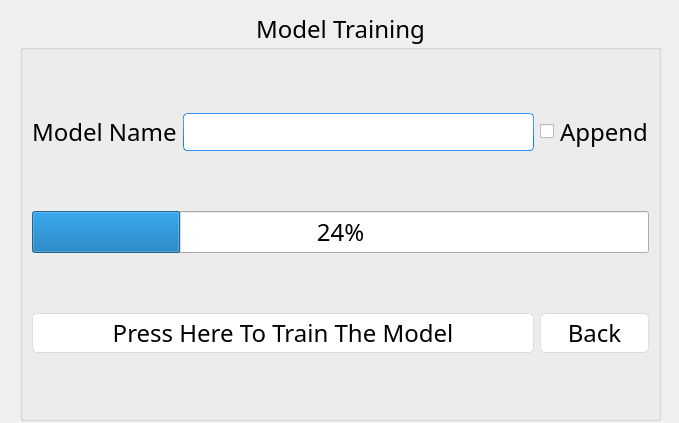
<?xml version="1.0" encoding="UTF-8"?>
<ui version="4.0">
 <class>ModelTraining</class>
 <widget class="QWidget" name="ModelTraining">
  <property name="geometry">
   <rect>
    <x>0</x>
    <y>0</y>
    <width>679</width>
    <height>423</height>
   </rect>
  </property>
  <property name="font">
   <font>
    <family>Bahnschrift Light</family>
    <pointsize>18</pointsize>
    <weight>3</weight>
    <italic>false</italic>
    <bold>false</bold>
   </font>
  </property>
  <property name="windowTitle">
   <string>Form</string>
  </property>
  <property name="styleSheet">
   <string notr="true">font: 25 18pt &quot;Bahnschrift Light&quot;;
</string>
  </property>
  <widget class="QGroupBox" name="groupBox">
   <property name="geometry">
    <rect>
     <x>20</x>
     <y>10</y>
     <width>641</width>
     <height>411</height>
    </rect>
   </property>
   <property name="title">
    <string>Model Training</string>
   </property>
   <property name="alignment">
    <set>Qt::AlignCenter</set>
   </property>
   <property name="flat">
    <bool>true</bool>
   </property>
   <layout class="QGridLayout" name="gridLayout">
    <item row="5" column="2">
     <widget class="QPushButton" name="back_btn">
      <property name="styleSheet">
       <string notr="true">QPushButton{
	font: 25 18pt &quot;Bahnschrift Light&quot;;
	border-style: solid;
	border-top-color: qlineargradient(spread:pad, x1:0.5, y1:1, x2:0.5, y2:0, stop:0 rgb(215, 215, 215), stop:1 rgb(222, 222, 222));
	border-right-color: qlineargradient(spread:pad, x1:0, y1:0.5, x2:1, y2:0.5, stop:0 rgb(217, 217, 217), stop:1 rgb(227, 227, 227));
	border-left-color: qlineargradient(spread:pad, x1:0, y1:0.5, x2:1, y2:0.5, stop:0 rgb(227, 227, 227), stop:1 rgb(217, 217, 217));
	border-bottom-color: qlineargradient(spread:pad, x1:0.5, y1:1, x2:0.5, y2:0, stop:0 rgb(215, 215, 215), stop:1 rgb(222, 222, 222));
	border-width: 1px;
	border-radius: 5px;
	color: rgb(0,0,0);
	padding: 2px;
	background-color: rgb(255,255,255);
}
QPushButton:hover{
	border-style: solid;
	border-top-color: qlineargradient(spread:pad, x1:0.5, y1:1, x2:0.5, y2:0, stop:0 rgb(195, 195, 195), stop:1 rgb(222, 222, 222));
	border-right-color: qlineargradient(spread:pad, x1:0, y1:0.5, x2:1, y2:0.5, stop:0 rgb(197, 197, 197), stop:1 rgb(227, 227, 227));
	border-left-color: qlineargradient(spread:pad, x1:0, y1:0.5, x2:1, y2:0.5, stop:0 rgb(227, 227, 227), stop:1 rgb(197, 197, 197));
	border-bottom-color: qlineargradient(spread:pad, x1:0.5, y1:1, x2:0.5, y2:0, stop:0 rgb(195, 195, 195), stop:1 rgb(222, 222, 222));
	border-width: 1px;
	border-radius: 5px;
	color: rgb(0,0,0);
	padding: 2px;
	background-color: rgb(255,255,255);
}
QPushButton:pressed{
	border-style: solid;
	border-top-color: qlineargradient(spread:pad, x1:0.5, y1:1, x2:0.5, y2:0, stop:0 rgb(215, 215, 215), stop:1 rgb(222, 222, 222));
	border-right-color: qlineargradient(spread:pad, x1:0, y1:0.5, x2:1, y2:0.5, stop:0 rgb(217, 217, 217), stop:1 rgb(227, 227, 227));
	border-left-color: qlineargradient(spread:pad, x1:0, y1:0.5, x2:1, y2:0.5, stop:0 rgb(227, 227, 227), stop:1 rgb(217, 217, 217));
	border-bottom-color: qlineargradient(spread:pad, x1:0.5, y1:1, x2:0.5, y2:0, stop:0 rgb(215, 215, 215), stop:1 rgb(222, 222, 222));
	border-width: 1px;
	border-radius: 5px;
	color: rgb(0,0,0);
	padding: 2px;
	background-color: rgb(142,142,142);
}
QPushButton:disabled{
	border-style: solid;
	border-top-color: qlineargradient(spread:pad, x1:0.5, y1:1, x2:0.5, y2:0, stop:0 rgb(215, 215, 215), stop:1 rgb(222, 222, 222));
	border-right-color: qlineargradient(spread:pad, x1:0, y1:0.5, x2:1, y2:0.5, stop:0 rgb(217, 217, 217), stop:1 rgb(227, 227, 227));
	border-left-color: qlineargradient(spread:pad, x1:0, y1:0.5, x2:1, y2:0.5, stop:0 rgb(227, 227, 227), stop:1 rgb(217, 217, 217));
	border-bottom-color: qlineargradient(spread:pad, x1:0.5, y1:1, x2:0.5, y2:0, stop:0 rgb(215, 215, 215), stop:1 rgb(222, 222, 222));
	border-width: 1px;
	border-radius: 5px;
	color: #808086;
	padding: 2px;
	background-color: rgb(142,142,142);
}</string>
      </property>
      <property name="text">
       <string>Back</string>
      </property>
     </widget>
    </item>
    <item row="0" column="2">
     <widget class="QCheckBox" name="checkBox">
      <property name="styleSheet">
       <string notr="true">border-width: 1px; border-radius: 4px;

</string>
      </property>
      <property name="text">
       <string>Append</string>
      </property>
     </widget>
    </item>
    <item row="1" column="0" colspan="3">
     <widget class="QProgressBar" name="progressBar">
      <property name="value">
       <number>24</number>
      </property>
     </widget>
    </item>
    <item row="5" column="0" colspan="2">
     <widget class="QPushButton" name="pushButton">
      <property name="styleSheet">
       <string notr="true">QPushButton{
	font: 25 18pt &quot;Bahnschrift Light&quot;;
	border-style: solid;
	border-top-color: qlineargradient(spread:pad, x1:0.5, y1:1, x2:0.5, y2:0, stop:0 rgb(215, 215, 215), stop:1 rgb(222, 222, 222));
	border-right-color: qlineargradient(spread:pad, x1:0, y1:0.5, x2:1, y2:0.5, stop:0 rgb(217, 217, 217), stop:1 rgb(227, 227, 227));
	border-left-color: qlineargradient(spread:pad, x1:0, y1:0.5, x2:1, y2:0.5, stop:0 rgb(227, 227, 227), stop:1 rgb(217, 217, 217));
	border-bottom-color: qlineargradient(spread:pad, x1:0.5, y1:1, x2:0.5, y2:0, stop:0 rgb(215, 215, 215), stop:1 rgb(222, 222, 222));
	border-width: 1px;
	border-radius: 5px;
	color: rgb(0,0,0);
	padding: 2px;
	background-color: rgb(255,255,255);
}
QPushButton:hover{
	border-style: solid;
	border-top-color: qlineargradient(spread:pad, x1:0.5, y1:1, x2:0.5, y2:0, stop:0 rgb(195, 195, 195), stop:1 rgb(222, 222, 222));
	border-right-color: qlineargradient(spread:pad, x1:0, y1:0.5, x2:1, y2:0.5, stop:0 rgb(197, 197, 197), stop:1 rgb(227, 227, 227));
	border-left-color: qlineargradient(spread:pad, x1:0, y1:0.5, x2:1, y2:0.5, stop:0 rgb(227, 227, 227), stop:1 rgb(197, 197, 197));
	border-bottom-color: qlineargradient(spread:pad, x1:0.5, y1:1, x2:0.5, y2:0, stop:0 rgb(195, 195, 195), stop:1 rgb(222, 222, 222));
	border-width: 1px;
	border-radius: 5px;
	color: rgb(0,0,0);
	padding: 2px;
	background-color: rgb(255,255,255);
}
QPushButton:pressed{
	border-style: solid;
	border-top-color: qlineargradient(spread:pad, x1:0.5, y1:1, x2:0.5, y2:0, stop:0 rgb(215, 215, 215), stop:1 rgb(222, 222, 222));
	border-right-color: qlineargradient(spread:pad, x1:0, y1:0.5, x2:1, y2:0.5, stop:0 rgb(217, 217, 217), stop:1 rgb(227, 227, 227));
	border-left-color: qlineargradient(spread:pad, x1:0, y1:0.5, x2:1, y2:0.5, stop:0 rgb(227, 227, 227), stop:1 rgb(217, 217, 217));
	border-bottom-color: qlineargradient(spread:pad, x1:0.5, y1:1, x2:0.5, y2:0, stop:0 rgb(215, 215, 215), stop:1 rgb(222, 222, 222));
	border-width: 1px;
	border-radius: 5px;
	color: rgb(0,0,0);
	padding: 2px;
	background-color: rgb(142,142,142);
}
QPushButton:disabled{
	border-style: solid;
	border-top-color: qlineargradient(spread:pad, x1:0.5, y1:1, x2:0.5, y2:0, stop:0 rgb(215, 215, 215), stop:1 rgb(222, 222, 222));
	border-right-color: qlineargradient(spread:pad, x1:0, y1:0.5, x2:1, y2:0.5, stop:0 rgb(217, 217, 217), stop:1 rgb(227, 227, 227));
	border-left-color: qlineargradient(spread:pad, x1:0, y1:0.5, x2:1, y2:0.5, stop:0 rgb(227, 227, 227), stop:1 rgb(217, 217, 217));
	border-bottom-color: qlineargradient(spread:pad, x1:0.5, y1:1, x2:0.5, y2:0, stop:0 rgb(215, 215, 215), stop:1 rgb(222, 222, 222));
	border-width: 1px;
	border-radius: 5px;
	color: #808086;
	padding: 2px;
	background-color: rgb(142,142,142);
}</string>
      </property>
      <property name="text">
       <string>Press Here To Train The Model</string>
      </property>
     </widget>
    </item>
    <item row="0" column="1">
     <widget class="QLineEdit" name="lineEdit">
      <property name="styleSheet">
       <string notr="true">border-width: 1px; border-radius: 4px;
background-color: rgb(255, 255, 255);
	border-style: solid;
	border-color: qlineargradient(spread:pad, x1:0.5, y1:1, x2:0.5, y2:0, stop:0 rgba(0, 113, 255, 255), stop:1 rgba(91, 171, 252, 255));</string>
      </property>
     </widget>
    </item>
    <item row="0" column="0">
     <widget class="QLabel" name="label_2">
      <property name="text">
       <string>Model Name</string>
      </property>
     </widget>
    </item>
   </layout>
  </widget>
 </widget>
 <resources/>
 <connections/>
</ui>
